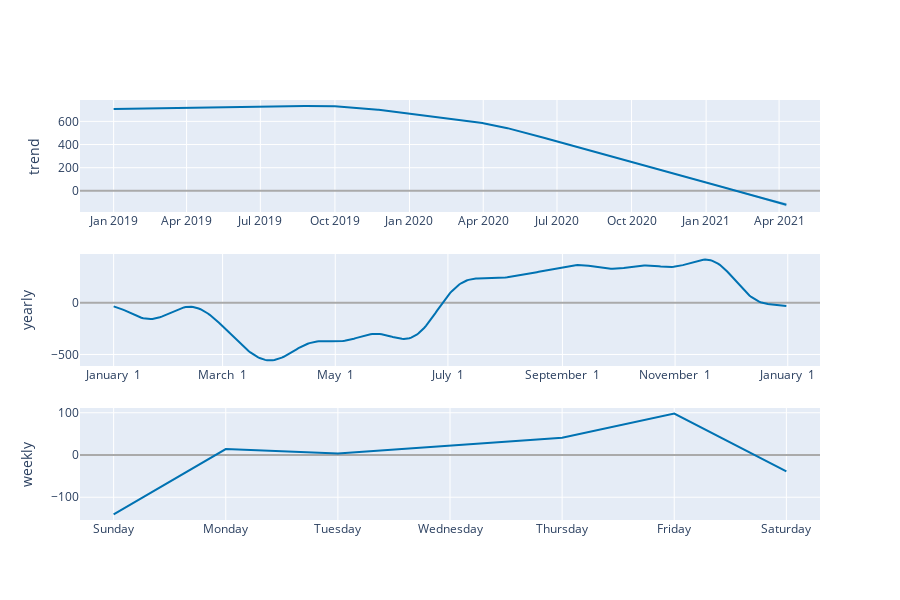

Notebook code cell kept with this figure:
### Code cell
plot_components_plotly(m, forecast)

### Figure 1 — Plotly figure (JSON) as saved in the notebook; plotly's stock layout.template omitted (floating-point values rounded to 4 significant figures; data arrays with more than 128 entries replaced by an {"elided": "..."} marker saying what was removed)
{"data": [{"line": {"color": "#0072B2", "width": 2}, "mode": "lines", "name": "trend", "type": "scatter", "x": {"elided": "804 str values"}, "xaxis": "x", "y": {"elided": "804 float values"}, "yaxis": "y"}, {"line": {"color": "rgba(0, 114, 178, 0.2)", "width": 0}, "mode": "lines", "name": "trend_upper", "type": "scatter", "x": {"elided": "804 str values"}, "xaxis": "x", "y": {"elided": "804 float values"}, "yaxis": "y"}, {"fill": "tonexty", "fillcolor": "rgba(0, 114, 178, 0.2)", "line": {"color": "rgba(0, 114, 178, 0.2)", "width": 0}, "mode": "lines", "name": "trend_lower", "type": "scatter", "x": {"elided": "804 str values"}, "xaxis": "x", "y": {"elided": "804 float values"}, "yaxis": "y"}, {"line": {"color": "#0072B2", "width": 2}, "mode": "lines", "name": "yearly", "type": "scatter", "x": {"elided": "365 str values"}, "xaxis": "x2", "y": {"elided": "365 float values"}, "yaxis": "y2"}, {"line": {"color": "#0072B2", "width": 2}, "mode": "lines", "name": "weekly", "type": "scatter", "x": ["2017-01-01T00:00:00", "2017-01-02T00:00:00", "2017-01-03T00:00:00", "2017-01-04T00:00:00", "2017-01-05T00:00:00", "2017-01-06T00:00:00", "2017-01-07T00:00:00"], "xaxis": "x3", "y": [-140.6, 14.17, 3.788, 22.5, 40.98, 98.04, -38.85], "yaxis": "y3"}], "layout": {"height": 600, "showlegend": false, "width": 900, "xaxis": {"anchor": "y", "domain": [0, 1], "range": ["2018-11-20T12:00:00", "2021-05-21T12:00:00"], "type": "date"}, "xaxis2": {"anchor": "y2", "domain": [0, 1], "range": ["2016-12-13T18:54:02.958904115", "2018-01-18T11:04:57.863013581"], "tickformat": "%B %e", "type": "date"}, "xaxis3": {"anchor": "y3", "domain": [0, 1], "range": ["2016-12-31T16:48:00", "2017-01-07T07:12:00"], "tickformat": "%A", "type": "date"}, "yaxis": {"anchor": "x", "domain": [0.7333, 1], "rangemode": "normal", "title": {"text": "trend"}, "zerolinecolor": "#AAA"}, "yaxis2": {"anchor": "x2", "domain": [0.3667, 0.6333], "title": {"text": "yearly"}, "zerolinecolor": "#AAA"}, "yaxis3": {"anchor": "x3", "domain": [0, 0.2667], "title": {"text": "weekly"}, "zerolinecolor": "#AAA"}}}
